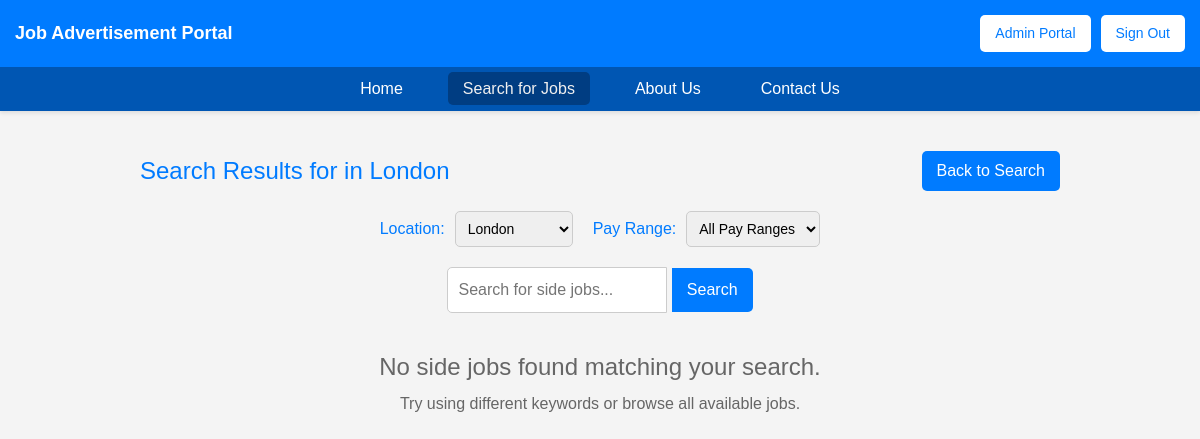
Before: /search_results.php?location=London (signed in) with the older database file.
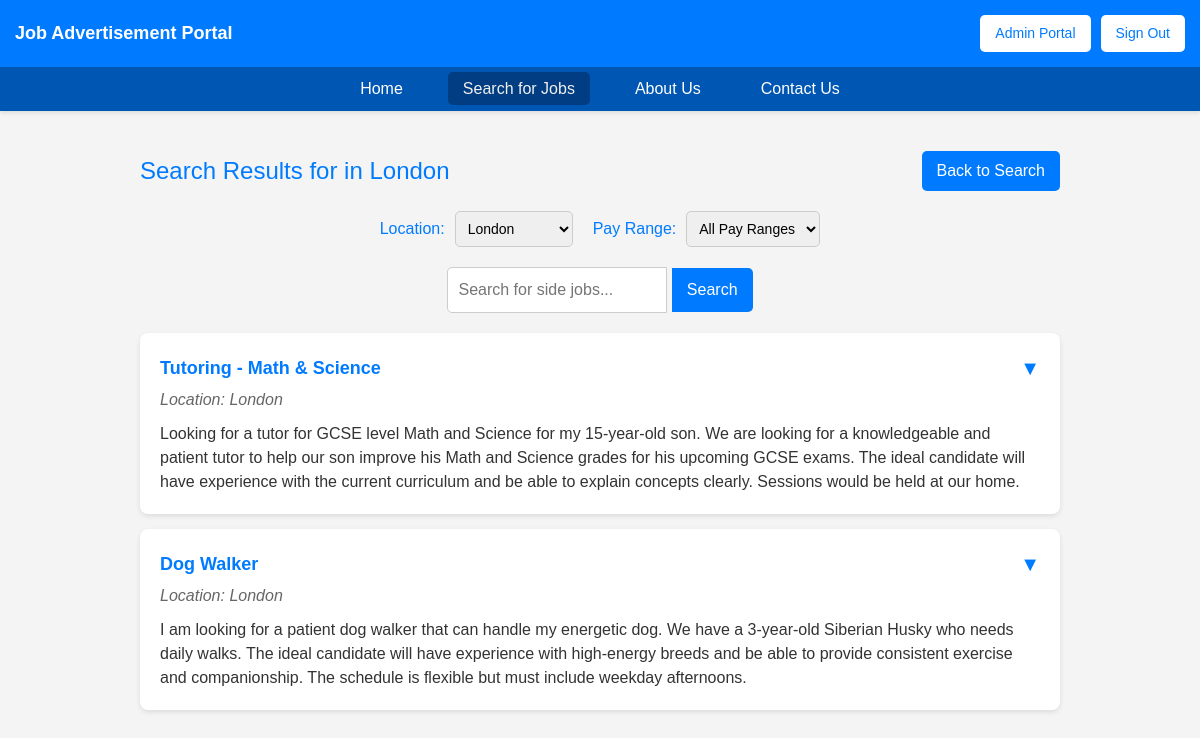
After: the same page with the newer database file.
### tables this page shows
CREATE TABLE `job_listings` (
  `job_id` int(11) NOT NULL,
  `status` tinyint(1) DEFAULT NULL,
  `description` text DEFAULT NULL,
  `location` varchar(20) NOT NULL,
  `lister_id` int(11) DEFAULT NULL,
  `applicant_id` int(11) DEFAULT NULL,
  `admin_approval` tinyint(1) DEFAULT NULL,
  `title` varchar(255) NOT NULL,
  `salary` varchar(50) DEFAULT NULL,
  `requirements` text DEFAULT NULL,
  `job_status` enum('pending','taken','completed') DEFAULT 'pending'
);

### search_results.php (the view, shortened to what the changed rows need)
<?php
include("connect.php");
$locationTerm = isset($_GET['location']) ? htmlspecialchars($_GET['location']) : '';
$sql = "SELECT * FROM job_listings WHERE admin_approval = 1 AND status = 1";
$conditions = [];
$params = [];
$types = "";
if (!empty($locationTerm)) {
    $conditions[] = "location = ?";
    $params[] = $locationTerm;
    $types .= "s";
}
if (!empty($conditions)) {
    $sql .= " AND " . implode(" AND ", $conditions);
}
$sql .= " ORDER BY job_id DESC";
$stmt = $conn->prepare($sql);
if (!empty($params)) {
    $stmt->bind_param($types, ...$params);
}
$stmt->execute();
$result = $stmt->get_result();
$jobListings = [];
if ($result->num_rows > 0) {
    while ($row = $result->fetch_assoc()) {
        $row['requirements'] = json_decode($row['requirements'], true);
        $jobListings[] = $row;
    }
}
?>
<!DOCTYPE html>
<html lang="en">
<head>
    <link rel="stylesheet" href="https://cdn.jsdelivr.net/npm/bootstrap@5.3.0/dist/css/bootstrap.min.css">
    <link rel="stylesheet" href="search_results_style.css">
</head>
<body>
<div class="container">
    <div class="results-container" id="results">
        <?php
        $resultsFound = false;
        foreach ($jobListings as $job) {
            $resultsFound = true;
            ?>
            <div class="job-card" data-location="<?php echo htmlspecialchars($job['location']); ?>" data-salary="<?php echo htmlspecialchars($job['salary']); ?>">
                <div class="job-title" onclick="toggleJobDetails(this)">
                    <span><?php echo htmlspecialchars($job['title']); ?></span>
                    <span class="expand-icon">▼</span>
                </div>
                <div class="job-location">Location: <?php echo htmlspecialchars($job['location']); ?></div>
                <div class="job-description"><?php echo htmlspecialchars($job['description']); ?></div>
            </div>
            <?php
        }
        if (!$resultsFound) {
            echo '<div class="no-results">
                <h2>No side jobs found matching your search.</h2>
                <p>Try using different keywords or browse all available jobs.</p>
            </div>';
        }
        ?>
    </div>
</div>
</body>
</html>

Changed rows visible on the page:
added job_listings: title "Tutoring - Math & Science", location "London", description "Looking for a tutor for GCSE level Math and Science for my 15-year-old son. We are looking for a knowledgeable and patient tutor to help our son improve his Math and Science grades for his upcoming GCSE exams. The ideal candidate will have experience with the current curriculum and be able to explain concepts clearly. Sessions would be held at our home."
added job_listings: title "Dog Walker", location "London", description "I am looking for a patient dog walker that can handle my energetic dog. We have a 3-year-old Siberian Husky who needs daily walks. The ideal candidate will have experience with high-energy breeds and be able to provide consistent exercise and companionship. The schedule is flexible but must include weekday afternoons."
Other visible differences:
text no longer shown: "No side jobs found matching your search. Try using different keywords or browse all available jobs."
